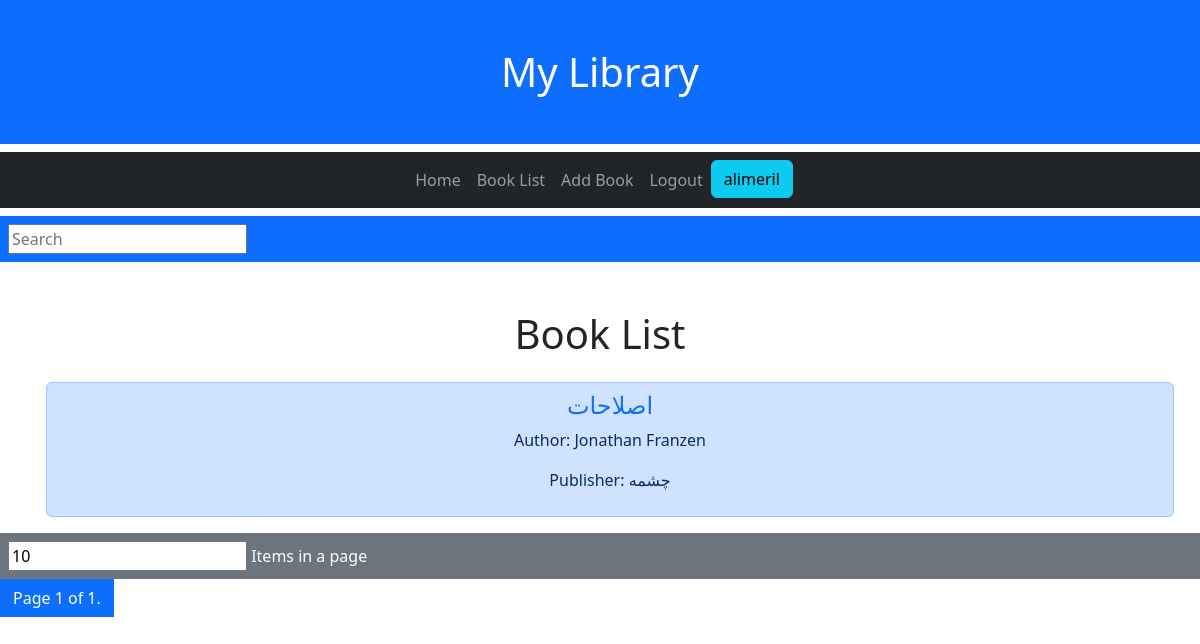
Before: /ListPage/ (signed in) with the older database file.
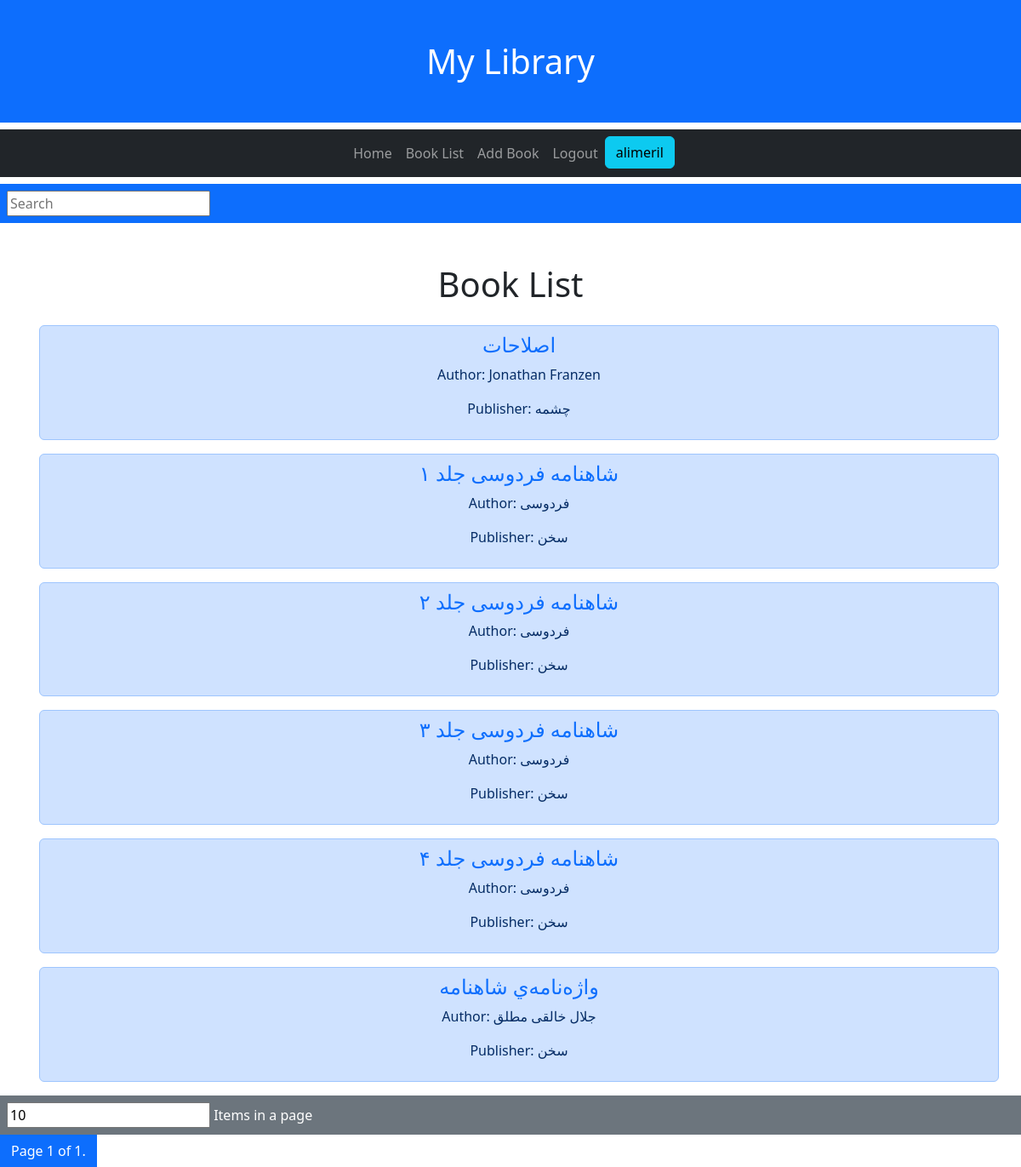
After: the same page with the newer database file.
### library/models.py (models this page shows, shortened)
class Book(models.Model):
    user = models.ForeignKey(settings.AUTH_USER_MODEL, on_delete=models.CASCADE)
    title = models.CharField(max_length=100)
    author_name = models.CharField('Author Name',max_length=50, null = True, blank=True)
    author_surname = models.CharField('Author Surname',max_length=50)
    publisher = models.CharField(max_length=50, null=True, blank=True)
    genre = models.CharField(
        max_length = 20,
        choices = GENRE_CHOICES,
        default = 'Literature'
    )
    description = models.TextField(max_length=500, null=True, blank=True)
    created = models.DateTimeField(auto_now_add=True)
    borrowed = models.BooleanField(default=False)
    class Meta:
        ordering = ['title']

### library/views.py (the view)
# urls.py: path('ListPage/', views.ListPage.as_view(), name = 'ListPage'),
class ListPage(LoginRequiredMixin, generic.ListView):
    template_name = "library/booklist.html"
    context_object_name = 'book_list'
    paginate_by = 10
    def get_queryset(self):
        q = self.request.GET.get('q') if self.request.GET.get('q') != None else ""
        p = int(self.request.GET.get('p')) if self.request.GET.get('p') != None else self.paginate_by
        self.paginate_by = p
        book_list = Book.objects.filter(
            Q(user = self.request.user) &
            (
                Q(title__icontains = q) |
                Q(author_surname__icontains = q) |
                Q(genre__icontains = q) |
                Q(publisher__icontains = q) |
                Q(description__icontains = q)
            )
        ).values()
        return book_list
    def get_context_data(self, *args, **kwargs):
        context = super(ListPage,self).get_context_data(*args,**kwargs)
        q = self.request.GET.get('q') if self.request.GET.get('q') != None else ""
        p = int(self.request.GET.get('p')) if self.request.GET.get('p') != None else self.paginate_by
        context['query'] = q
        context['pagination'] = p
        return context

### library/templates/library/booklist.html (shortened to what this page needs)
{% extends "library/master.html" %}
{% block content %}
<form class="pt-2" method = "GET" action = "{% url 'library:ListPage' %}">
    <div class="container-fluid p-2 bg-primary">
        <input type = "text" name="q" placeholder="Search" value="{{query}}">
    </div>
</form>
<h1 class=".container-fluid text-center pt-5">Book List</h1>
<ul>
    {% for book in book_list %}
        <div class="container pt-3 list-group text-center" >
            <li class="list-group-item list-group-item-primary"><h4><a class="text-decoration-none" href = "{% url 'library:detail' book.id %}">{{book.title}}</a></h4>
            {% if book.author_name == null %}
                <p>Author: {{book.author_surname}}</p>
                <p> Publisher: {{book.publisher}}</p>
            {% else %}
                <p>Author: {{book.author_name}} {{book.author_surname}}</p>
                <p> Publisher: {{book.publisher}}</p>
            {% endif %}
            </li>
        </div>
    {% endfor %}
</ul>
<form method = "GET" action = "{% url 'library:ListPage' %}">
    <div class="container-fluid p-2 text-bg-secondary">
        <input type = "number" name="p" placeholder="5" min="1" value="{{pagination}}">
        <label for="p">Items in a page</label>
    </div>
</form>
<div class="pagination">
    <li class="step-links">
        <span class="current page-link active">
            Page {{ page_obj.number }} of {{ page_obj.paginator.num_pages }}.
        </span>
</div>
{% endblock %}

### library/templates/library/master.html (shortened to what this page needs)
<!DOCTYPE html>
<html>
<head>
  <link href="https://cdn.jsdelivr.net/npm/bootstrap@5.3.3/dist/css/bootstrap.min.css" rel="stylesheet">
</head>
<body>
  <h1 class="container-fluid p-5 bg-primary text-white text-center">My Library</h1>
  <nav class="navbar navbar-expand-sm bg-dark navbar-dark">
    <div class="container-fluid justify-content-center">
      <ul class="navbar-nav nav-pills">
        <li class="nav-item"><a class="nav-link" href = "{% url 'library:home' %}">Home</a></li>
        {% if request.user.is_authenticated %}
        <li class="nav-item"><a class="nav-link" href = "{% url 'library:ListPage' %}">Book List</a></li>
        {% endif %}
        <li class="nav-item"><a class="nav-link" href = "{% url 'library:AddPage' %}">Add Book</a></li>
        {% if request.user.is_authenticated %}
        <li class="nav-item"><a class="nav-link" href = "{% url 'library:ConfirmLogout' %}">Logout</a></li>
        <li class="nav-item"><a class="btn btn-info" href=#>{{request.user.username}}</a></li>
        {% else %}
        <li class="nav-item"><a class="nav-link" href = "{% url 'library:Login' %}">Login</a></li>
        {% endif %}
      </ul>
    </div>
  </nav>
{% block content %}
{% endblock %}
</body>
</html>

Changed rows visible on the page:
added Book: title "شاهنامه فردوسی جلد ۱", author_surname "فردوسی", publisher "سخن"
added Book: title "شاهنامه فردوسی جلد ۲", author_surname "فردوسی", publisher "سخن"
added Book: title "شاهنامه فردوسی جلد ۳", author_surname "فردوسی", publisher "سخن"
added Book: title "شاهنامه فردوسی جلد ۴", author_surname "فردوسی", publisher "سخن"
added Book: title "واژه‌نامه‌ي شاهنامه", author_name "جلال", author_surname "خالقی مطلق", publisher "سخن"
